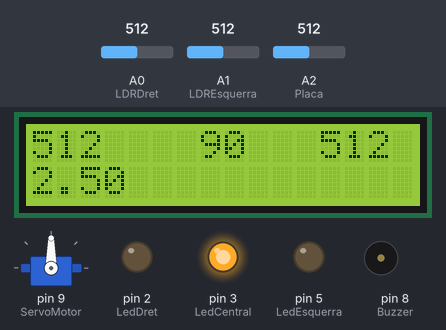
The sketch below on a simulated Arduino Uno, built with avr-gcc and run on an emulated ATmega328P. On the bench: servo, 16×2 character LCD, output pins drawn as LEDs (lit = HIGH), buzzer (waves = sounding, pin HIGH). The test bench sets the inputs (shaded band); at power-on: A1 (LDREsquerra) = 512, A0 (LDRDret) = 512, A2 (Placa) = 512. What the sketch prints to the serial monitor is not drawn.

Above: at 1.2 s.
1.3 s: A1 (LDREsquerra) set to 533
At 2.5 s:
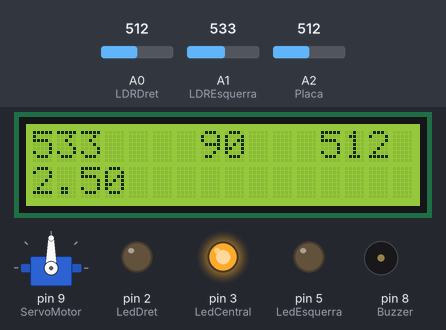
2.8 s: A1 (LDREsquerra) set to 550
At 3.01 s:
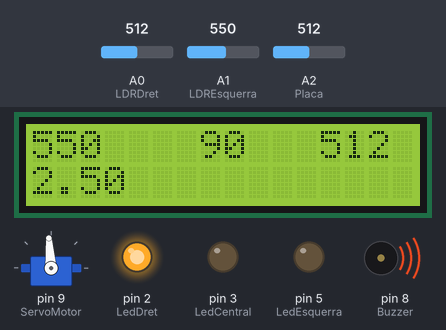
5.2 s: A0 (LDRDret) set to 527
At 6.4 s:
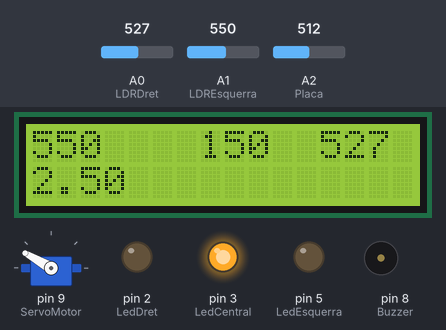
6.8 s: A0 (LDRDret) set to 511
At 9.4 s:
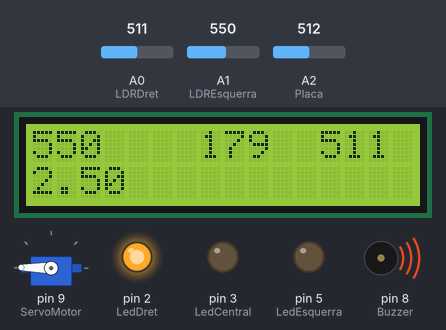
9.8 s: A1 (LDREsquerra) set to 511
At 10.2 s:
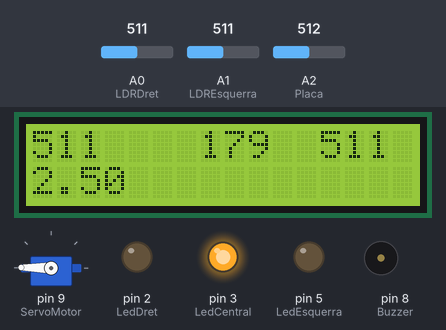
11.3 s: A0 (LDRDret) set to 464
At 12.0 s:
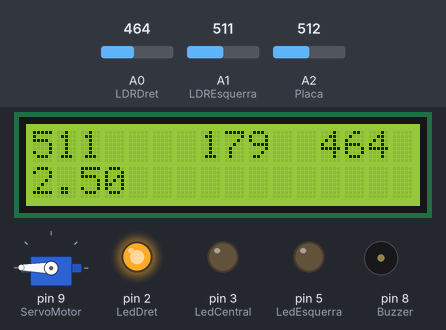
Timing chart, 0 to 14.3 s (numbered marks = the images above; inputs shaded):
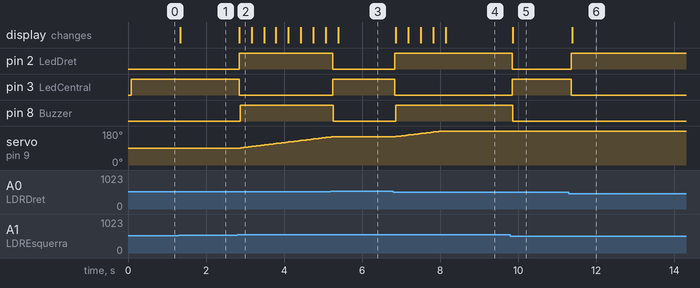

The sketch:

008_Girasol.ino
```cpp
/**********************************************************************************
**                                                                               **
**                           Iker Clemente Palacios                              **
**                                   23/11/23                                    **
**                         Programa complet del girasol                          **
**                                                                               **
**********************************************************************************/

//********** Includes *************************************************************
#include <Servo.h>
#include <LiquidCrystal_I2C.h>

//********** Variables ************************************************************
LiquidCrystal_I2C lcd(0x27,16,2);  //Definimos la direccion del display, en este caso se encuentra en 0x27,este LCD son 16 segmentos i 2 filas.

Servo myservo; //Variable para controlar el servo
int pos=90; //Variable para almacenar la posicion del servomotor, lo iniciamos en 90º
int esquerra=0; //Variable para almacenar el valor del LDR izq
int dreta=0;  //Variable para almacenar el valor del LDR derecha
int Valor_Placa; //Variable para almacenar el valor de la placa solar
float Tensio=0; //El float para admitir los decimales
const int LDREsquerra=A1; //LDR I pin analogico 1 de arduino, añadimos el const para que su valor no se pueda cambiar
const int LDRDret=A0; //LDR D pin analogico 0 de arduino
const int LedDret=2; //Definimos led al pin 2
const int LedCentral=3; //Definimos led al pin 3
const int LedEsquerra=5; //Definimos led al pin 5
const int Buzzer=8; //Definimos el Buzzer al pin 8
const int ServoMotor=9; //Definimos el servo al pin 9
const int Placa=A2; //Definimos placa solar al pin 2

//********** Setup ****************************************************************
void setup()
{
  Serial.begin(9600); //Iniziamos el monitor serie
  myservo.attach(ServoMotor); // Iniziamos el servo para que empiece a trabajar
  myservo.write(pos); //Escribimos el valor de la variable en el servo
  pinMode (LedDret,OUTPUT); //Añadimos el led derecho como salida
  pinMode (LedCentral,OUTPUT); //Añadimos el led central como salida
  pinMode (LedEsquerra,OUTPUT); //Añadimos el led izquierda como salida
  pinMode (Buzzer,OUTPUT); //Añadimos el Buzzer como salida
  pinMode (Placa,INPUT); //Añadimos la Placa como entrada
  pinMode(LDREsquerra,INPUT); //Añadimos el LDR como entrada
  pinMode(LDRDret,INPUT); //Añadimos el LDR como entrada
  lcd.begin(); //Establece las dimensiones de la pantalla LCD
  lcd.clear(); //Limpiamos pantalla
  lcd.backlight(); //Enciende la luz del fondo del LCD
}

//********** Loop *****************************************************************
void loop()
{
  Valor_Placa=analogRead(Placa); //Lee el valor de la placa i asignalo a la variable
  Tensio=(Valor_Placa*5.0)/1023; //Hacemos una operación para convertir el valor analogico, en tension
  esquerra=analogRead(LDREsquerra); //Lee el valor del LDR i asignalo a la variable
  dreta=analogRead(LDRDret); //Lee el valor del LDR i asignalo a la variable
  Serial.print(esquerra); //Escribe el valor de LDR izquierda
  Serial.print("    "); //Espacio
  Serial.println(dreta); //Escribe el valor de LDR derecha
  lcd.clear(); //Limpia la pantalla
  lcd.setCursor(0,0); //Establezca el cursor en el carácter 0 de la línea 0
  lcd.print(esquerra); //Muestra el valor del LDR Izquierdo
  lcd.setCursor(7,0); //Establezca el cursor en el carácter 7 de la línea 0
  lcd.print(pos); //Muestra la posición del servo
  lcd.setCursor(12,0); //Establezca el cursor en el carácter 12 de la línea 0
  lcd.print(dreta); //Muestra el valor del LDR Derecho
  lcd.setCursor(0,1); //Establezca el cursor en el carácter 0 de la línea 1
  lcd.print(Tensio); //Muestra el valor de la tensión absorbida de la célula solar

if (esquerra >(dreta +30)) //Si izquierda es mas grande que derecha +30 (Un poco de margen por si varían el valor de los LDR).
{
  digitalWrite(LedDret,HIGH); //Enciende el led derecho
  digitalWrite(LedCentral,LOW); //Apaga el led central
  digitalWrite(LedEsquerra,LOW); //Apaga el led izquierda
  delay(20); //Espera 20ms
  if (pos < 179) //Si la posición del servo es mas pequeña a 179 grados
 {
  pos=pos+1; //Suma uno a la posición del servo
  digitalWrite(Buzzer,HIGH); //Enciende el buzzer
 }
  myservo.write(pos); //Dale el valor de la variable, al servo
}

else if(dreta > (esquerra +30)) //Sino i sí la izquierda és mayor que la derecha
{
  digitalWrite(LedEsquerra,HIGH); //Enciende el led izquierdo
  digitalWrite(LedCentral,LOW); //Apaga el led central
  digitalWrite(LedDret,LOW); //Apaga el led derecho
  delay(20); //Espera 20ms
  if (pos > 1) //Si la posición es mas grande que 1 grado
  {
    pos=pos-1; //Resta 1 a la posición del servo
    digitalWrite(Buzzer,HIGH); //Enciende el buzzer
  }
  myservo.write(pos); //Dale el valor de la variable, al servo
}
else //Sino
{
  digitalWrite(LedCentral,HIGH); //Enciende el led central
  digitalWrite(LedEsquerra,LOW); //Apaga el led izquierda
  digitalWrite(LedDret,LOW); //Apaga el led derecho
  delay(20); //Espera 20ms
  digitalWrite(Buzzer,LOW); //Apaga el buzzer
} }

//********** Funcions *************************************************************
```

Measured:
- the behaviour switches between 542 and 543 on A1 (LDREsquerra) (found by bisection; images 1 and 2)
- the behaviour switches between 519 and 520 on A0 (LDRDret) (found by bisection; images 2 and 3)
- the behaviour switches between 481 and 480 on A0 (LDRDret) (found by bisection; images 5 and 6)
- after the input at 1.3 s, the display: changes at once (image 1)
- after the input at 2.8 s, pin 2 (LedDret): LOW → HIGH after 0.05 s; pin 3 (LedCentral): HIGH → LOW after 0.05 s; pin 8 (Buzzer): LOW → HIGH after 0.07 s; servo on pin 9 (ServoMotor): moves from 90° to 148° over 2.3 s, starting after 0.09 s; the display: changes after 0.05 s (image 2)
- after the input at 5.2 s, pin 2 (LedDret): HIGH → LOW after 0.05 s; pin 3 (LedCentral): LOW → HIGH after 0.05 s; pin 8 (Buzzer): HIGH → LOW after 0.07 s; servo on pin 9 (ServoMotor): goes on until 5.2 s, then stays 150°
- after the input at 6.8 s, pin 2 (LedDret): LOW → HIGH at once; pin 3 (LedCentral): HIGH → LOW at once; pin 8 (Buzzer): LOW → HIGH after 0.06 s; servo on pin 9 (ServoMotor): moves from 150° to 179° over 1.1 s, starting after 0.06 s; the display: first changes after 0.06 s (image 4 shows a later state)
- after the input at 9.8 s, pin 2 (LedDret): HIGH → LOW at once; pin 3 (LedCentral): LOW → HIGH at once; pin 8 (Buzzer): HIGH → LOW after 0.06 s; the display: changes after 0.06 s (image 5)
- after the input at 11.3 s, pin 2 (LedDret): LOW → HIGH after 0.06 s; pin 3 (LedCentral): HIGH → LOW after 0.06 s; the display: changes after 0.08 s (image 6)
